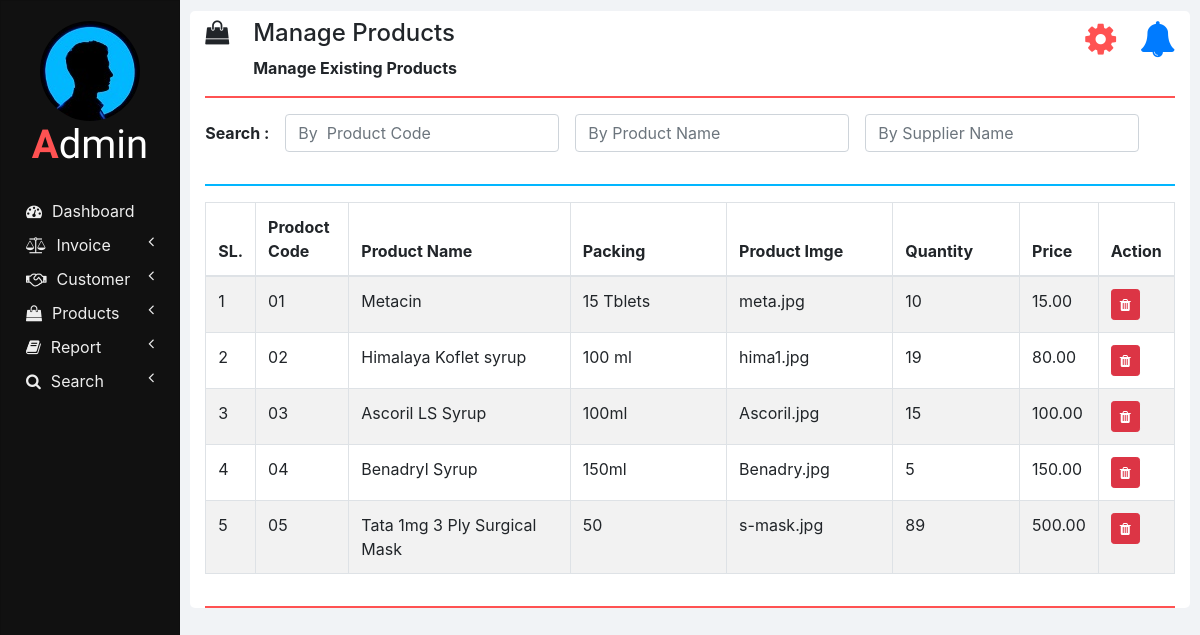
/manage_products.php, run on the app's committed database.
### tables this page shows
CREATE TABLE IF NOT EXISTS `products` (
  `id` int(100) NOT NULL AUTO_INCREMENT,
  `product_code` varchar(100) NOT NULL,
  `product_name` varchar(100) NOT NULL,
  `packing` varchar(100) NOT NULL,
  `product_desc` varchar(1000) NOT NULL,
  `product_img_name` varchar(60) NOT NULL,
  `qty` int(5) NOT NULL,
  `price` decimal(10,2) NOT NULL,
  PRIMARY KEY (`id`)
);

### php/manage_products.php (the view, shortened to what this page needs)
<?php
  function showMedicines($id) {
    require "db_connection.php";
    if($con) {
      $seq_no = 0;
      $query = "SELECT * FROM products";
      $result = mysqli_query($con, $query);
      while($row = mysqli_fetch_array($result)) {
        $seq_no++;
        if($row['id'] == $id)
          showEditOptionsRow($seq_no, $row);
        else
          showMedicineRow($seq_no, $row);
      }
    }
  }
  function showMedicineRow($seq_no, $row) {
    ?>
    <tr>
      <td><?php echo $seq_no; ?></td>
	   <td><?php echo $row['product_code']; ?></td>
      <td><?php echo $row['product_name']; ?></td>
	 <td> <?php if(isset($packing)){echo $packing;} echo $row['packing'];?> </td>
      <td><?php echo $row['product_img_name']; ?></td>
	  <td><?php echo $row['qty']; ?></td>
	  <td><?php echo $row['price']; ?></td>
      <td>
        <button class="btn btn-danger btn-sm" onclick="deleteMedicine(<?php echo $row['id']; ?>);">
          <i class="fa fa-trash"></i>
        </button>
      </td>
    </tr>
    <?php
  }
  ?>

### css/sidenav.css (style rules this page uses)
body { background-color: #f1f3f6; }

### css/home.css (style rules this page uses)
html, body { height: 100vh; }

### data on the page
products: seq_no "1", product_code "01", product_name "Metacin", packing "15 Tblets", product_img_name "meta.jpg", qty "10", price "15.00"
products: seq_no "2", product_code "02", product_name "Himalaya Koflet syrup", packing "100 ml", product_img_name "hima1.jpg", qty "19", price "80.00"
products: seq_no "3", product_code "03", product_name "Ascoril LS Syrup", packing "100ml", product_img_name "Ascoril.jpg", qty "15", price "100.00"
products: seq_no "4", product_code "04", product_name "Benadryl Syrup", packing "150ml", product_img_name "Benadry.jpg", qty "5", price "150.00"
products: seq_no "5", product_code "05", product_name "Tata 1mg 3 Ply Surgical Mask", packing "50", product_img_name "s-mask.jpg", qty "89", price "500.00"

### other printed values
$heading "Manage Products"
$sub_heading "Manage Existing Products"
